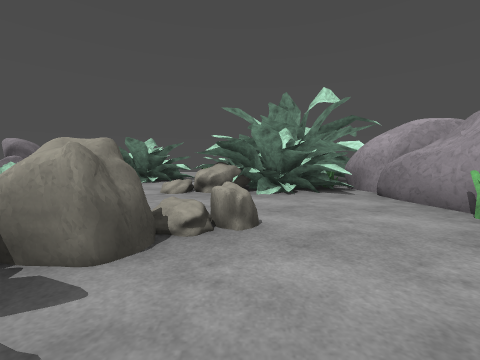
[1] (above)

13 first-person views from a walk through a Godot game level. The camera is 1.2 m above the floor, tilts 4° down and sees 90° across. The floor is counted in squares, 2 m on a side. Each view is taken from the middle of a square. On the plan, view 1 faces up. The plan holds only what a view shows up to about 9 squares ahead; the rest is blank. The place goes on beyond the plan. Surface patterns are stand-ins for the level's own textures.

[2]
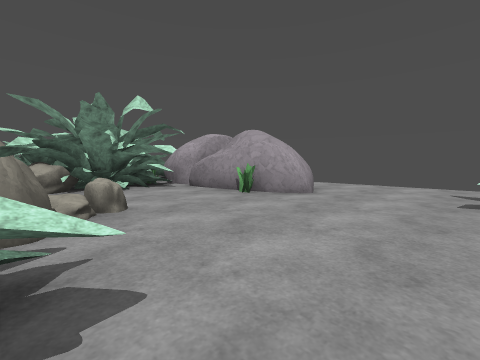

[3]
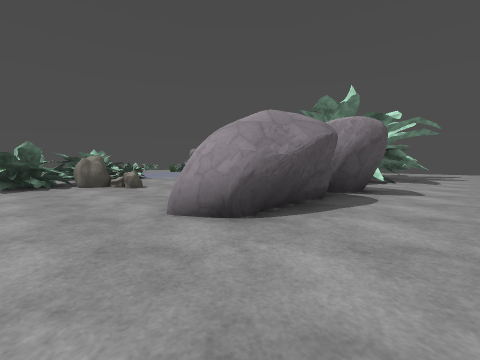

[4]
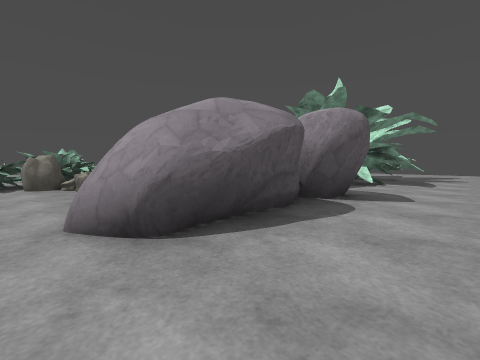

[5]
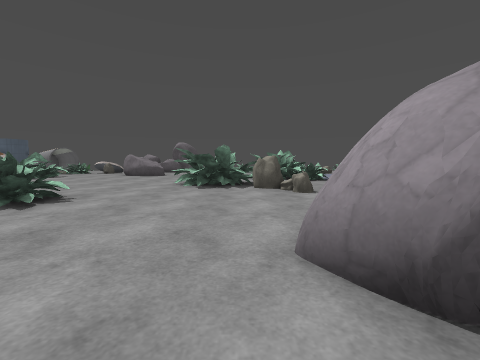

[6]
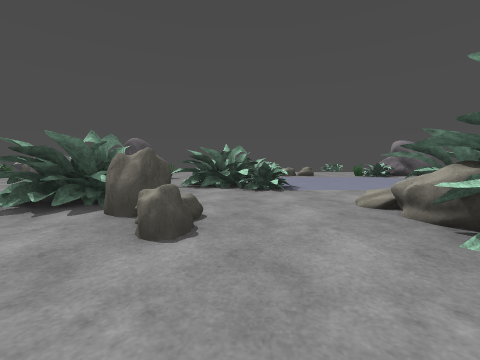

[7]
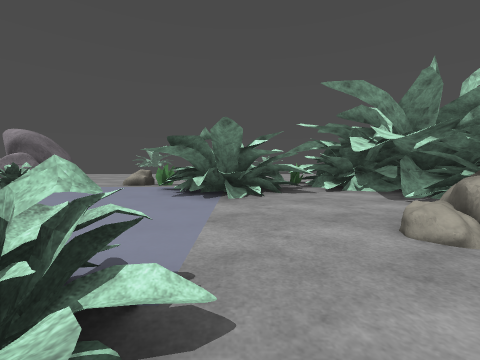

[8]
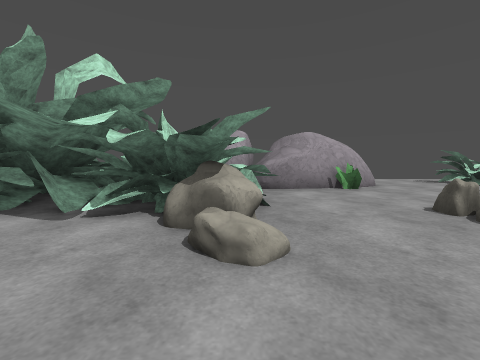

[9]
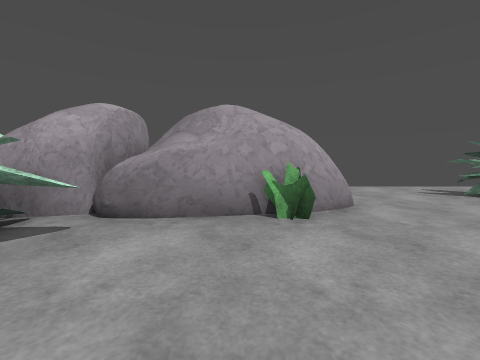

[10]
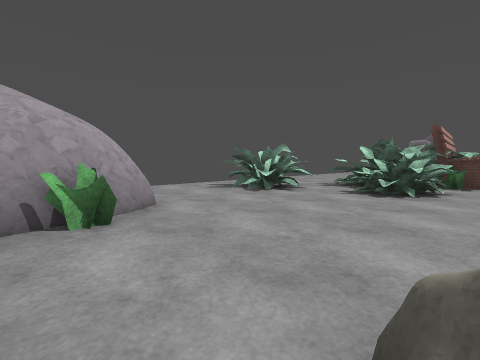

[11]
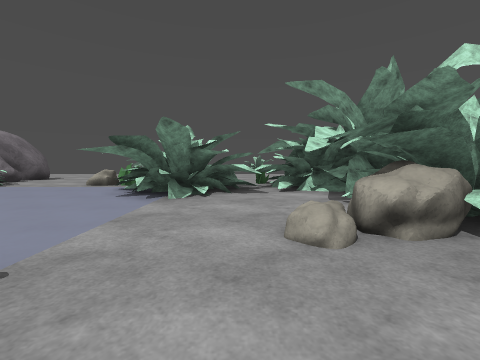

[12]
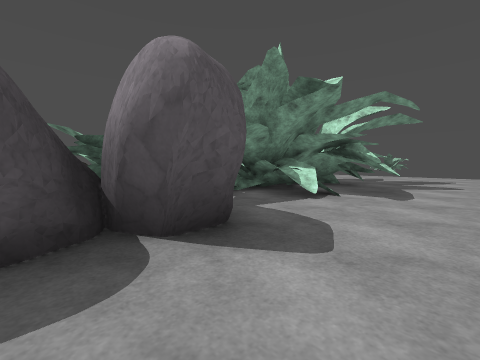

[13]
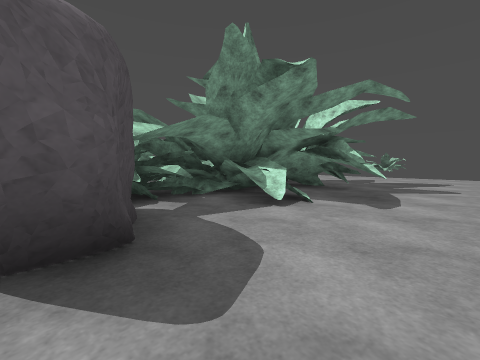

### Floor plan
Key: @ floor where view 1 was taken; # wall or solid block; . floor; / step, stairs or slope; = window, fence, low wall or low ledge; ^ raised ledge; S stone; O other object.
Columns run from 10 left of view 1 to 6 right of it. Each row starts with its distance up from view 1.
 16               ...
 15              ....
 14              ....
 13               ...
 12 #..          ....
 11 S...      #  ##..
 10 SS..S.  .O#####=.
  9   ...O##.^####/..
  8    .. ##^ ####/..
  7    ...##..###....
  6    ......###O#...
  5    ......S##^##..
  4      .=......^#..
  3      ^=......##..
  2      ^^..SS..O#..
  1      ..##S.......
  0         ^^@......
 -1        .^....=#..
 -2       .....=.^#^.
 -3       .....^=.^
 -4    #......O^#^.
 -5       ..  ^^^
 -6       ..   ^
 -7            ^^

Where each view was taken, in squares from view 1:
view 1: 0 up, 0 right, facing up
view 2: 1 down, 1 left, facing up-right
view 3: 0 up, 6 right, facing up-left
view 4: 1 up, 6 right, facing up-left
view 5: 1 up, 5 right, facing left
view 6: 3 up, 2 right, facing left
view 7: 3 up, 3 left, facing up
view 8: 5 up, 3 left, facing right
view 9: 3 up, 0 right, facing right
view 10: 3 up, 0 right, facing down-right
view 11: 3 up, 2 left, facing up
view 12: 4 up, 6 right, facing up-left
view 13: 5 up, 6 right, facing up-left
